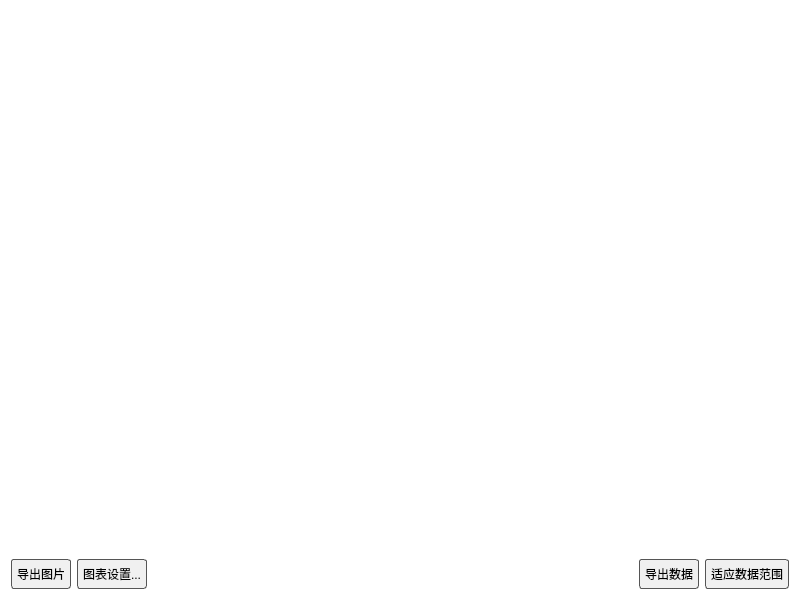
<?xml version="1.0" encoding="UTF-8"?>
<ui version="4.0">
 <class>PlottingStackWidget</class>
 <widget class="QWidget" name="PlottingStackWidget">
  <property name="geometry">
   <rect>
    <x>0</x>
    <y>0</y>
    <width>800</width>
    <height>600</height>
   </rect>
  </property>
  <property name="windowTitle">
   <string>压力产量分析图表</string>
  </property>
  <property name="styleSheet">
   <string notr="true">/* 全局设置 */
QWidget { color: black; background-color: white; font-family: &quot;Microsoft YaHei&quot;; }
QPushButton { color: black; background-color: #f0f0f0; border: 1px solid #555; border-radius: 3px; padding: 5px; }
QPushButton:hover { background-color: #e0e0e0; }
</string>
  </property>
  <layout class="QVBoxLayout" name="verticalLayout">
   <item>
    <widget class="MouseZoom" name="customPlot" native="true">
     <property name="sizePolicy">
      <sizepolicy hsizetype="Expanding" vsizetype="Expanding">
       <horstretch>0</horstretch>
       <verstretch>0</verstretch>
      </sizepolicy>
     </property>
    </widget>
   </item>
   <item>
    <layout class="QHBoxLayout" name="horizontalLayout">
     <item>
      <widget class="QPushButton" name="btnExportImg">
       <property name="text">
        <string>导出图片</string>
       </property>
      </widget>
     </item>
     <item>
      <widget class="QPushButton" name="btnChartSettings">
       <property name="text">
        <string>图表设置...</string>
       </property>
      </widget>
     </item>
     <item>
      <spacer name="horizontalSpacer">
       <property name="orientation">
        <enum>Qt::Horizontal</enum>
       </property>
       <property name="sizeHint" stdset="0">
        <size>
         <width>40</width>
         <height>20</height>
        </size>
       </property>
      </spacer>
     </item>
     <item>
      <widget class="QPushButton" name="btnExportData">
       <property name="text">
        <string>导出数据</string>
       </property>
      </widget>
     </item>
     <item>
      <widget class="QPushButton" name="btnFitToData">
       <property name="text">
        <string>适应数据范围</string>
       </property>
      </widget>
     </item>
    </layout>
   </item>
  </layout>
 </widget>
 <customwidgets>
  <customwidget>
   <class>MouseZoom</class>
   <extends>QWidget</extends>
   <header>mousezoom.h</header>
   <container>1</container>
  </customwidget>
 </customwidgets>
 <resources/>
 <connections/>
</ui>
